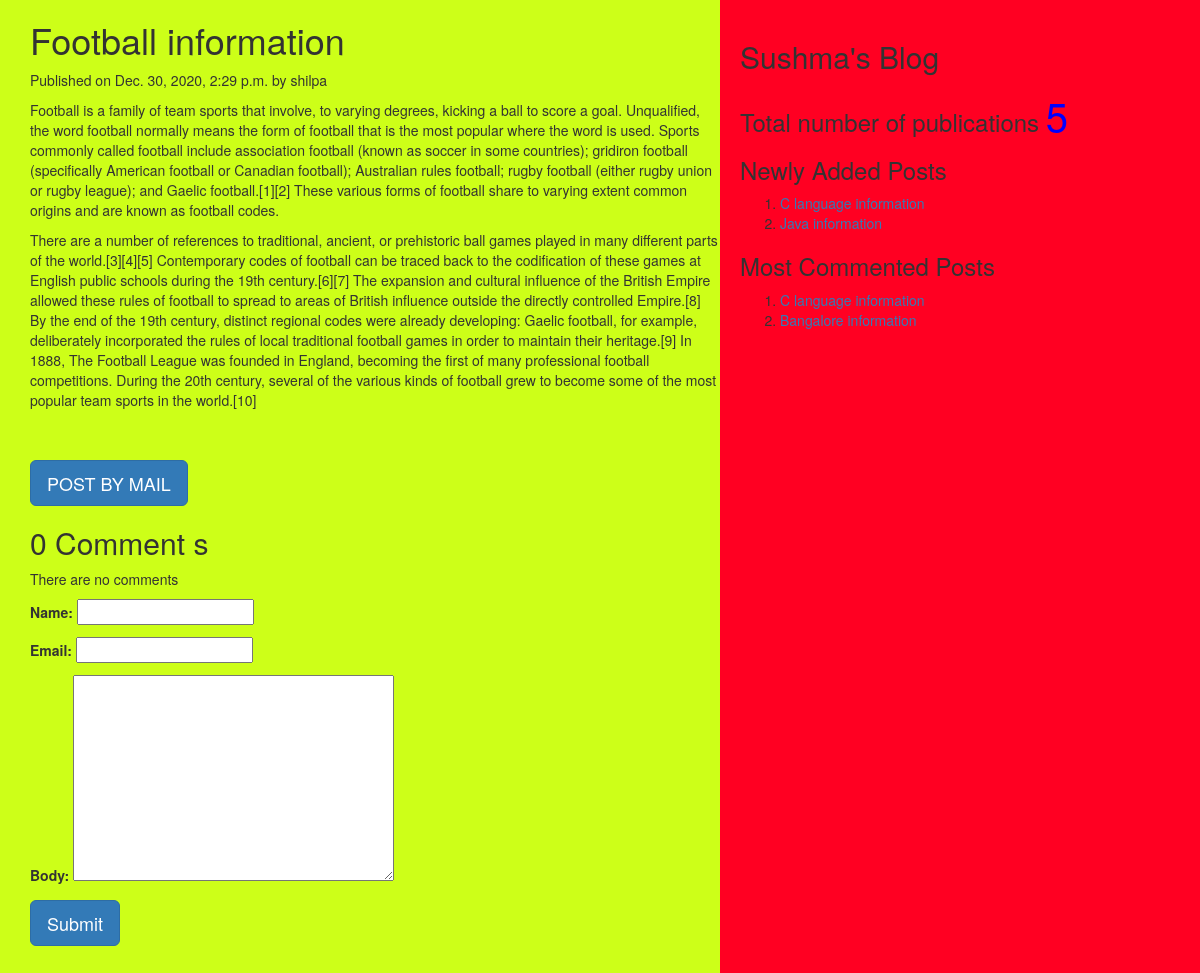
The page /2020/12/30/football-information on the database its author committed.
### myApp/models.py (models this page shows, shortened)
class Post(models.Model):
    tags=TaggableManager()
    STATUS_CHOICES=(('draft','Draft'),('published','Published'))
    title=models.CharField(max_length=256)
    slug=models.SlugField(max_length=264,unique_for_date='publish')
    author=models.ForeignKey(User,related_name='blog_posts',on_delete=models.CASCADE)
    body=models.TextField()
    publish=models.DateTimeField(default=timezone.now)
    created=models.DateTimeField(auto_now_add=True)
    updated=models.DateTimeField(auto_now=True)
    status=models.CharField(max_length=10,choices=STATUS_CHOICES,default='draft')
    objects=CustomManager()
    class Meta:
        ordering=('-publish',)
    def get_absolute_url(self):
        return reverse('post_detail',args=[self.publish.year,self.publish.strftime('%m'),self.publish.strftime('%d'),self.slug])

### myApp/views.py (the view, shortened to what this page needs)
# urls.py: url(r'(?P<year>\d{4})/(?P<month>\d{2})/(?P<day>\d{2})/(?P<post>[-\w]+)',views.post_detail_view,name='post_detail'),
def post_detail_view(request,year,month,day,post):
    post=get_object_or_404(Post,slug=post,publish__year=year,publish__month=month,publish__day=day)
    comments=post.comments.filter(active=True)
    csubmit=False
    form=CommentForm()
    d={'post':post,'form':form,'csubmit':csubmit,'comments':comments}
    return render(request,'myApp/post_detail.html',d)

### myApp/forms.py
class CommentForm(forms.ModelForm):
    class Meta:
        model=Comment
        fields=('name','email','body')

### myApp/models.py (called while the page is built)
    def get_queryset(self):
        return super().get_queryset().filter(status='published')

### myApp/templatetags/mytags.py (called while the page is built)
@register.simple_tag
def total_posts():
    return Post.objects.count()

@register.inclusion_tag('myApp/latest_post.html')
def show_latest_posts(count=3):
    latest_posts=Post.objects.order_by('-publish')[:count]
    return {'latest_posts':latest_posts}

@register.simple_tag
def get_most_commented_posts(count=2):
    return Post.objects.annotate(total_comments=Count('comments')).order_by('-total_comments')[:count]

### templates/myApp/post_detail.html (shortened to what this page needs)
<html>
    {%extends 'myApp/parent.html'%}
        {%block content_block%}
        <h1>{{post.title}}</h1>
        <p>Published on {{post.publish}} by {{post.author}}</p>
        {{post.body|linebreaks}}<br><br>
        <a href="/{{post.id}}/share" class='btn btn-lg btn-primary'>POST BY MAIL</a>
        {%with comments.count as comments_count%}
        <h2>{{comments_count}} Comment {{comments_count|pluralize}}</h2>
        {%endwith%}
        {%if comments%}
         {%for c in comments%}
         <p style="color:magenta;font-size:30px;font-style:bold;border-bottom:4px #8a1880 solid;">Comment {{forloop.counter}} by {{c.name}} </p>
         <div>{{c.body|linebreaks}}</div>
         <hr>
         {%endfor%}
         {%else%}
         <p>There are no comments</p>
        {%endif%}
        {%if csubmit%}
        <h2>Thank you...Your comment has been added successfully</h2>
        {%else%}
        <form method="post">
            {{form.as_p}}
            <input type="submit" class="btn btn-lg btn-primary" value="Submit">
        </form>
        {%endif%}
        {%endblock%}

### templates/myApp/parent.html (shortened to what this page needs)
<html>
    {%load mytags%}
    <head>
        <link rel="stylesheet" href="https://maxcdn.bootstrapcdn.com/bootstrap/3.3.7/css/bootstrap.min.css">
    </head>
    <body>
        <div class="content" style="width:60%;float:left;background-color:rgba(200, 255, 0, 0.904);height:300%;padding:0 0 0 30px">
            {%block content_block%}
            {%endblock%}
        </div>
        <div class="sidebar" style="width:40%;float:right;background-color:rgb(255, 0, 34);height:300%;padding:20px">
            <h2>Sushma's Blog</h2>
            <h3>Total number of publications
                <span style="color:blue;font-size:40px">
                {%total_posts%} </span>
                <h3>Newly Added Posts</h3>
                {%show_latest_posts 2%}
                <h3>Most Commented Posts</h3>
                {%get_most_commented_posts as m%}
                <ol>
                    {%for post in m%}
                    <li>
                        <a href="{{post.get_absolute_url}}">{{post.title}}</a>
                    </li>
                    {%endfor%}
                </ol>
            </h3>
        </div>
    </body>
</html>

### templates/myApp/latest_post.html
<html>
    <body>
        <ol>
        {%for post in latest_posts%}
        <li>
            <a href="{{post.get_absolute_url}}">{{post.title}}</a>
        </li>
        {%endfor%}
        </ol>
    </body>
</html>

### rows shown on the page
Post: title "Football information", publish "Dec. 30, 2020, 2:29 p.m.", author "shilpa", body "Football is a family of team sports that involve, to varying degrees, kicking a ball to score a goal. Unqualified, the word football normally means the form of football that is the most popular where the word is used. Sports commonly called football include association football (known as soccer in some countries); gridiron football (specifically American football or Canadian football); Australian rules football; rugby football (either rugby union or rugby league); and Gaelic football.[1][2] These various forms of football share to varying extent common origins and are known as football codes. There are a number of references to traditional, ancient, or prehistoric ball games played in many…"
Post: title "C language information"
Post: title "Java information"
Post: title "Bangalore information"

### other values the page prints
{{ comments_count }} "0"
